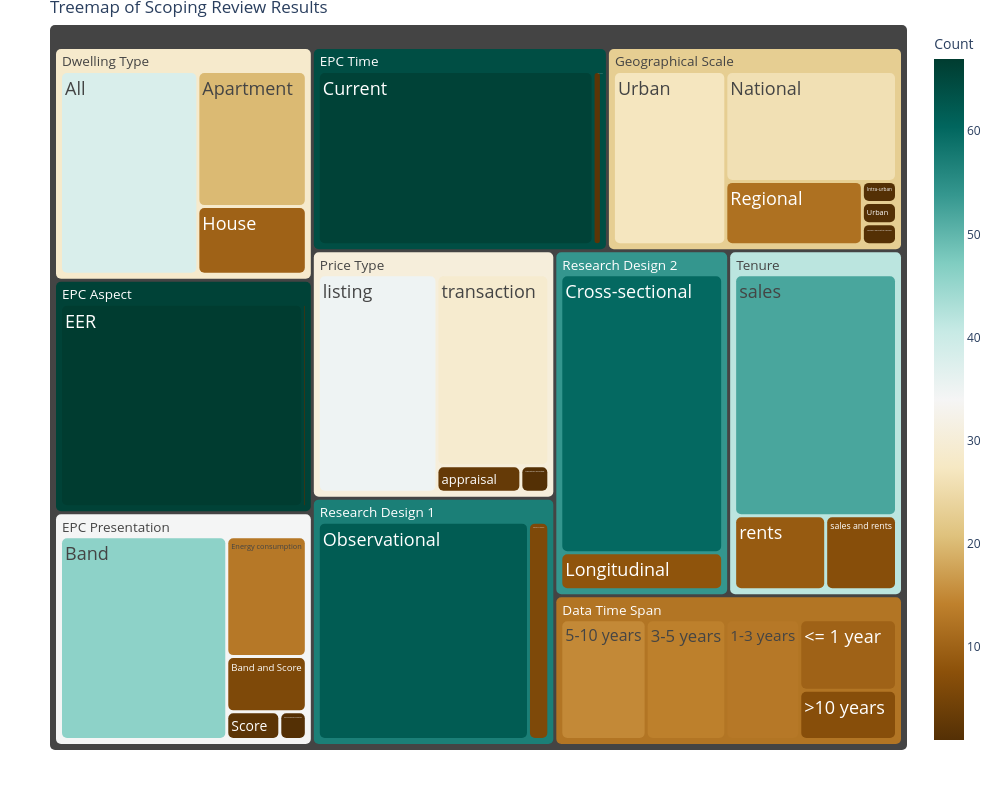

The notebook cell saved with this chart:
### Code cell
import plotly.express as px
fig = px.treemap(df_counts_studies, 
                 path=['Category', 'Subcategory'], 
                 values='Count', 
                 title="Treemap of Scoping Review Results",
                 color='Count',
                 color_continuous_scale=px.colors.diverging.BrBG
                # color_discrete_map=
                )

fig = fig.update_traces(marker=dict(cornerradius=5))

fig.update_traces(insidetextfont_size=18, selector=dict(type='treemap'))
# fig.update_traces(outsidetextfont_size=25, selector=dict(type='treemap'))

fig = fig.update_layout(margin = dict(t=25, l=50, r=50, b=50),autosize=False,
    width=1000,
    height=800,paper_bgcolor='rgba(0,0,0,0)',
plot_bgcolor='rgba(0,0,0,0)')

fig.update_traces(branchvalues='total', selector=dict(type='treemap'))


fig.show()

### Figure 1 — Plotly figure (JSON) as saved in the notebook; plotly's stock layout.template omitted (floating-point values rounded to 4 significant figures)
{"data": [{"branchvalues": "total", "customdata": [[13], [14], [15], [10], [7], [38], [20], [46], [6], [1], [60], [66], [2], [67], [1], [13], [10], [1], [8], [26], [62], [6], [12], [2], [27], [1], [1], [3], [35], [9], [52], [7], [29], [1], [12.53], [28.59], [66.03], [34.21], [64.12], [22.82], [30.53], [57.06], [53.88], [41.68]], "domain": {"x": [0, 1], "y": [0, 1]}, "hovertemplate": "labels=%{label}<br>Count_sum=%{value}<br>parent=%{parent}<br>id=%{id}<br>Count=%{color}<extra></extra>", "ids": ["Data Time Span/1-3 years", "Data Time Span/3-5 years", "Data Time Span/5-10 years", "Data Time Span/<= 1 year", "Data Time Span/>10 years", "Dwelling Type/All", "Dwelling Type/Apartment", "EPC Presentation/Band", "EPC Presentation/Band and Score", "EPC Presentation/Band and energy consumption", "Research Design 2/Cross-sectional", "EPC Time/Current", "EPC Time/Current and Potential", "EPC Aspect/EER", "EPC Aspect/EER and EIR", "EPC Presentation/Energy consumption", "Dwelling Type/House", "Geographical Scale/Intra-urban", "Research Design 2/Longitudinal", "Geographical Scale/National", "Research Design 1/Observational", "Research Design 1/Observational - comparative", "Geographical Scale/Regional", "EPC Presentation/Score", "Geographical Scale/Urban", "Geographical Scale/Urban  ", "Geographical Scale/Urban and intra-urban", "Price Type/appraisal", "Price Type/listing", "Tenure/rents", "Tenure/sales", "Tenure/sales and rents", "Price Type/transaction", "Price Type/transaction and listing", "Data Time Span", "Dwelling Type", "EPC Aspect", "EPC Presentation", "EPC Time", "Geographical Scale", "Price Type", "Research Design 1", "Research Design 2", "Tenure"], "insidetextfont": {"size": 18}, "labels": ["1-3 years", "3-5 years", "5-10 years", "<= 1 year", ">10 years", "All", "Apartment", "Band", "Band and Score", "Band and energy consumption", "Cross-sectional", "Current", "Current and Potential", "EER", "EER and EIR", "Energy consumption", "House", "Intra-urban", "Longitudinal", "National", "Observational", "Observational - comparative", "Regional", "Score", "Urban", "Urban  ", "Urban and intra-urban", "appraisal", "listing", "rents", "sales", "sales and rents", "transaction", "transaction and listing", "Data Time Span", "Dwelling Type", "EPC Aspect", "EPC Presentation", "EPC Time", "Geographical Scale", "Price Type", "Research Design 1", "Research Design 2", "Tenure"], "marker": {"coloraxis": "coloraxis", "colors": [13, 14, 15, 10, 7, 38, 20, 46, 6, 1, 60, 66, 2, 67, 1, 13, 10, 1, 8, 26, 62, 6, 12, 2, 27, 1, 1, 3, 35, 9, 52, 7, 29, 1, 12.53, 28.59, 66.03, 34.21, 64.12, 22.82, 30.53, 57.06, 53.88, 41.68], "cornerradius": 5}, "name": "", "parents": ["Data Time Span", "Data Time Span", "Data Time Span", "Data Time Span", "Data Time Span", "Dwelling Type", "Dwelling Type", "EPC Presentation", "EPC Presentation", "EPC Presentation", "Research Design 2", "EPC Time", "EPC Time", "EPC Aspect", "EPC Aspect", "EPC Presentation", "Dwelling Type", "Geographical Scale", "Research Design 2", "Geographical Scale", "Research Design 1", "Research Design 1", "Geographical Scale", "EPC Presentation", "Geographical Scale", "Geographical Scale", "Geographical Scale", "Price Type", "Price Type", "Tenure", "Tenure", "Tenure", "Price Type", "Price Type", "", "", "", "", "", "", "", "", "", ""], "type": "treemap", "values": [13, 14, 15, 10, 7, 38, 20, 46, 6, 1, 60, 66, 2, 67, 1, 13, 10, 1, 8, 26, 62, 6, 12, 2, 27, 1, 1, 3, 35, 9, 52, 7, 29, 1, 59, 68, 68, 68, 68, 68, 68, 68, 68, 68]}], "layout": {"autosize": false, "coloraxis": {"colorbar": {"title": {"text": "Count"}}, "colorscale": [[0, "rgb(84,48,5)"], [0.1, "rgb(140,81,10)"], [0.2, "rgb(191,129,45)"], [0.3, "rgb(223,194,125)"], [0.4, "rgb(246,232,195)"], [0.5, "rgb(245,245,245)"], [0.6, "rgb(199,234,229)"], [0.7, "rgb(128,205,193)"], [0.8, "rgb(53,151,143)"], [0.9, "rgb(1,102,94)"], [1, "rgb(0,60,48)"]]}, "height": 800, "legend": {"tracegroupgap": 0}, "margin": {"b": 50, "l": 50, "r": 50, "t": 25}, "paper_bgcolor": "rgba(0,0,0,0)", "plot_bgcolor": "rgba(0,0,0,0)", "title": {"text": "Treemap of Scoping Review Results"}, "width": 1000}}
